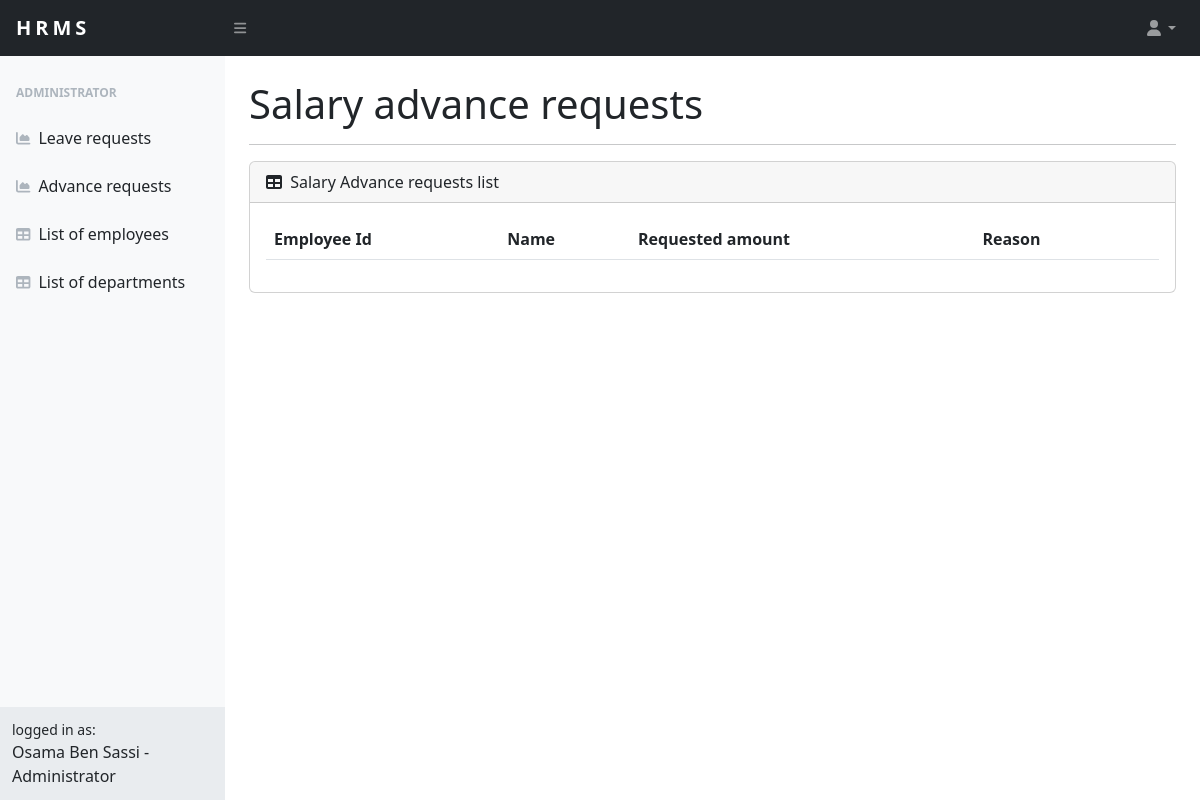
The app's page /admin/manage_advances (signed in), older data.
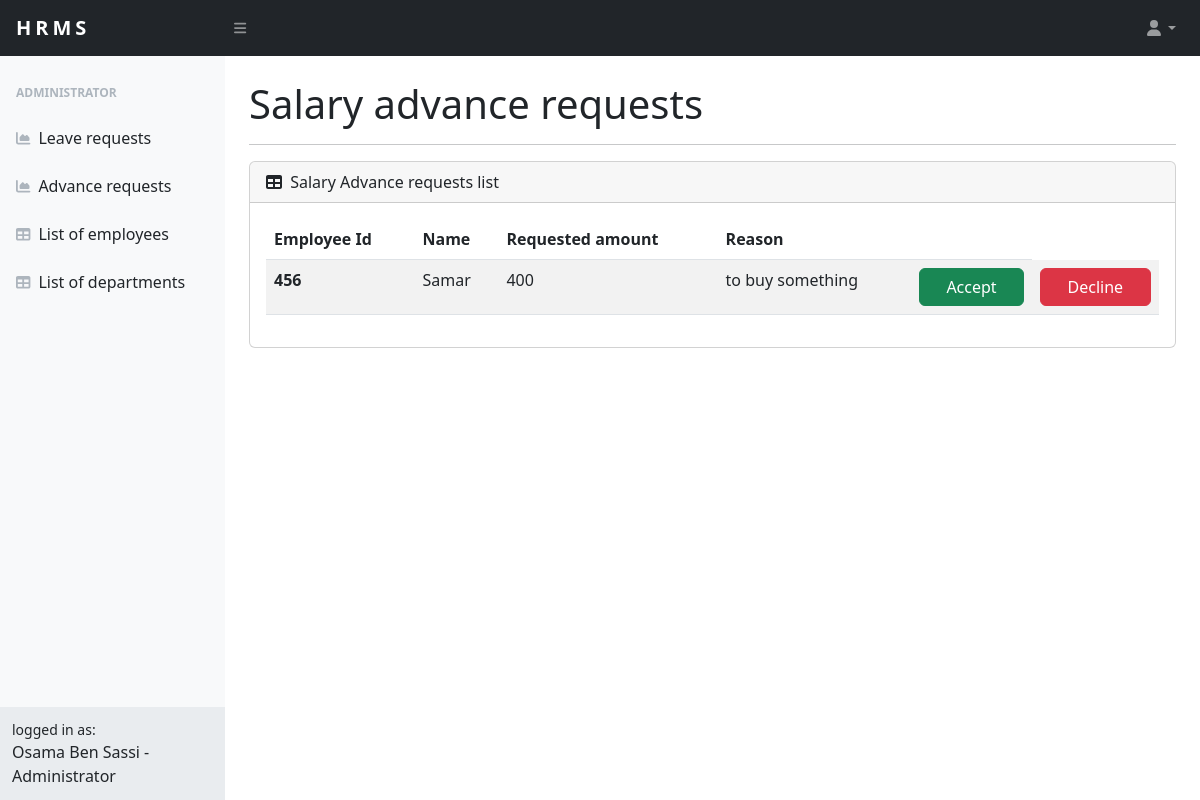
The same page, newer data.
### src/models.py (models this page shows, shortened)
class avance_salaire(db.Model):
    employee_id = db.Column(db.Integer,primary_key=True)
    montant = db.Column(db.Integer)
    motif = db.Column(db.String)
    status = db.Column(db.Boolean)

class User(UserMixin,db.Model):
    employee_id = db.Column(db.Integer,primary_key=True)
    first_name = db.Column(db.String(20))
    last_name = db.Column(db.String(20))
    email = db.Column(db.String(100), unique=True)
    password = db.Column(db.String(100))
    dep_name = db.Column(db.Integer,db.ForeignKey('departements.name')) #foreign key
    address = db.Column(db.String(100))
    phone = db.Column(db.Integer)
    salaire = db.Column(db.Integer)
    is_admin = db.Column(db.Boolean)

### src/admin/routes.py (the view)
@admin.route("/manage_advances",methods=['POST','GET'])
@login_required
def manage_advances():
    result = AdminOnly()
    if result == False:
        return redirect(url_for('home.home'))
    if request.method == 'POST':
        employee_id=request.form["employee_id"]
        advance = avance_salaire.query.filter_by(employee_id=employee_id).first()
        if request.form['submit_b'] == "Accept":
            advance.status = 1
            flash("Salary advance request is accepted")
        if request.form['submit_b'] == 'Decline':
            advance.status = 0
            flash("Salary advance request is declined")
        db.session.commit()
        return redirect(url_for('admin.manage_advances'))
    else:
        fullname,role = fullname_role()
        result = avance_salaire.query.all()
        advances_list = []
        for advance in result:
            advances_list.append({'employee_id':advance.employee_id,'firstname':User.query.filter_by(employee_id=advance.employee_id).first().first_name,'requested_amount':advance.montant,'reason':advance.motif})
        return render_template('admin/manage_advances.html',fullname = fullname,role=role,advances_list=advances_list)

### src/admin/modules.py (called while the page is built)
def AdminOnly():
    employee_id = current_user.employee_id
    if current_user.is_admin == 0:
        flash("Administrative access only")
    return True if current_user.is_admin == 1 else False

def fullname_role():
    fullname = current_user.first_name + " " + current_user.last_name
    is_admin = 'Administrator' if current_user.is_admin == 1 else 'Employee'
    return (fullname,is_admin)

### src/app.py (called while the page is built)
@login_manager.user_loader
def load_user(user_id):
    return User.query.get(int(user_id))

### src/templates/admin/manage_advances.html (shortened to what this page needs)
{% extends "base.html" %}
{% block content %}
<div id="layoutSidenav_content">
    <main>
        <div class="container-fluid px-4">
<h1 class="mt-4">Salary advance requests</h1><hr>
<div class="card mb-4">
    <div class="card-header">
        <i class="fas fa-table me-1"></i>
        Salary Advance requests list
      </div>
    <div class="card-body">
        <table class="table table-striped">
            <thead>
              <tr>
                <th scope="col">Employee Id</th>
                <th scope="col">Name</th>
                <th scope="col">Requested amount</th>
                <th scope="col">Reason</th>
                <th scope="col"></th>
              </tr>
            </thead>
            <tbody>
                {% for advance in advances_list %}
                <form action="#" method="POST">
                 <tr>
                   <th scope="row"><input type="hidden" name="employee_id" value="{{ advance['employee_id'] }}"/>{{ advance['employee_id'] }}</th>
                   <td>{{ advance['firstname'] }}</td>
                   <td>{{ advance['requested_amount'] }}</td>
                   <td>{{ advance['reason'] }}</td>
                   <td><input type="submit" name="submit_b" value="Accept" class="btn btn-success" style="width:100%"/></td>
                   <td><input type="submit" name="submit_b" value="Decline"  class="btn btn-danger" style="width:100%"/></td>
                 </tr>
                </form>
              {% endfor %}
            </tbody>
          </table>
    </div>
</div>
</div>
</main>
{% endblock content %}

Row changes from the older to the newer data that the page shows:
added avance_salaire: employee_id "456", requested_amount "400", reason "to buy something"
added User: firstname "Samar"
Text that changed along with them:
new list line: "Accept Decline"
